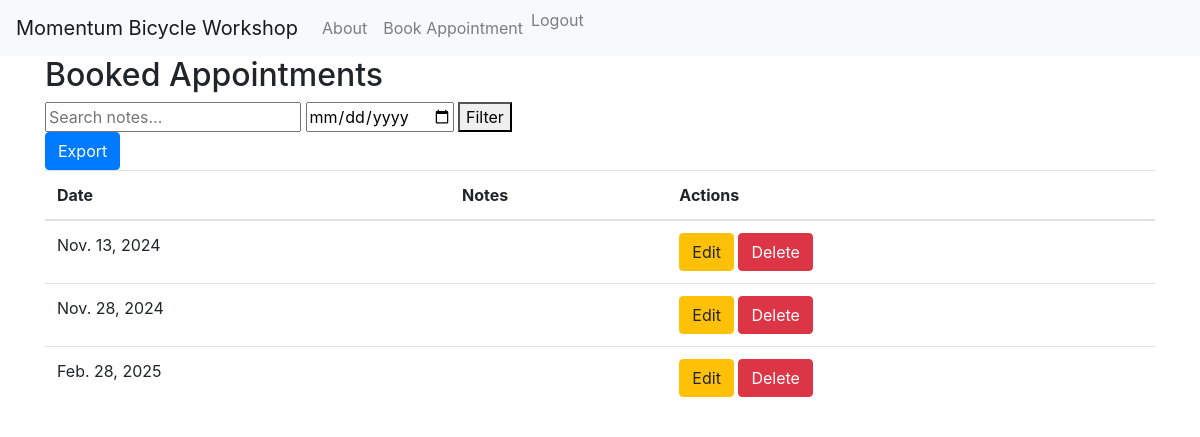
Page /owner/dashboard/ (signed in) on the earlier database version.
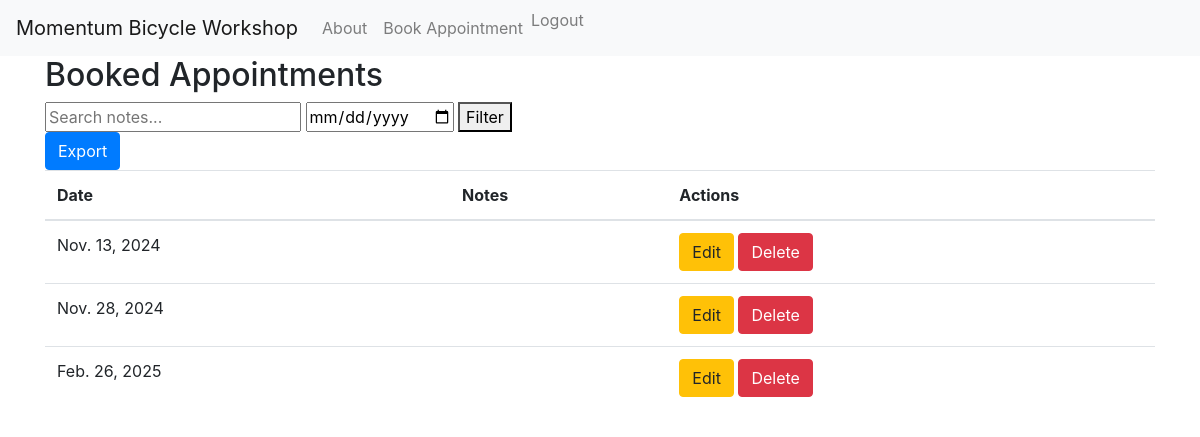
Same page on the later database version.
### myapp/models.py (models this page shows, shortened)
class Appointment(models.Model):
    user = models.ForeignKey(User, on_delete=models.CASCADE)  # Associate the appointment with a user
    date = models.DateField()
    time = models.TimeField()
    description = models.TextField(blank=True)  # Allowing blank descriptions
    photo = models.ImageField(upload_to='photos/', blank=True, null=True)
    class Meta:  # This should be properly indented within the model
        unique_together = ('user', 'date')  # or ('user', 'date', 'time') if you want to prevent double booking at the same time

### myapp/views.py (the view)
# urls.py: path('owner/dashboard/', views.OwnerDashboardView.as_view(), name='owner_dashboard'),
class OwnerDashboardView(LoginRequiredMixin, TemplateView):
    def get(self, request):
        appointments = Appointment.objects.all()
        date_filter = request.GET.get('date')
        if date_filter:
            appointments = appointments.filter(date__date=date_filter)
        search_query = request.GET.get('search')
        if search_query:
            appointments = appointments.filter(notes__icontains=search_query)
        return render(request, 'myapp/owner_dashboard.html', {'appointments': appointments})

### myapp/templates/myapp/owner_dashboard.html (shortened to what this page needs)
{% extends "myapp/base.html" %}
{% block content %}
<h2>Booked Appointments</h2>
<form method="GET" action="{% url 'owner_dashboard' %}">
    <input type="text" name="search" placeholder="Search notes...">
    <input type="date" name="date">
    <button type="submit">Filter</button>
</form>
<a href="{% url 'export_appointments' %}" class="btn btn-primary">Export</a>
<table class="table">
    <thead>
        <tr>
            <th>Date</th>
            <th>Notes</th>
            <th>Actions</th>
        </tr>
    </thead>
    <tbody>
        {% for appointment in appointments %}
        <tr>
            <td>{{ appointment.date }}</td>
            <td>{{ appointment.notes }}</td>
            <td>
                <a href="{% url 'edit_appointment' appointment.id %}" class="btn btn-warning">Edit</a>
                <form method="POST" action="{% url 'delete_appointment' appointment.id %}" style="display:inline;">
                    <button type="submit" class="btn btn-danger">Delete</button>
                </form>
            </td>
        </tr>
        {% endfor %}
    </tbody>
</table>
{% endblock %}

Differences in the rows shown:
removed Appointment: date "Feb. 28, 2025"
added Appointment: date "Feb. 26, 2025"
